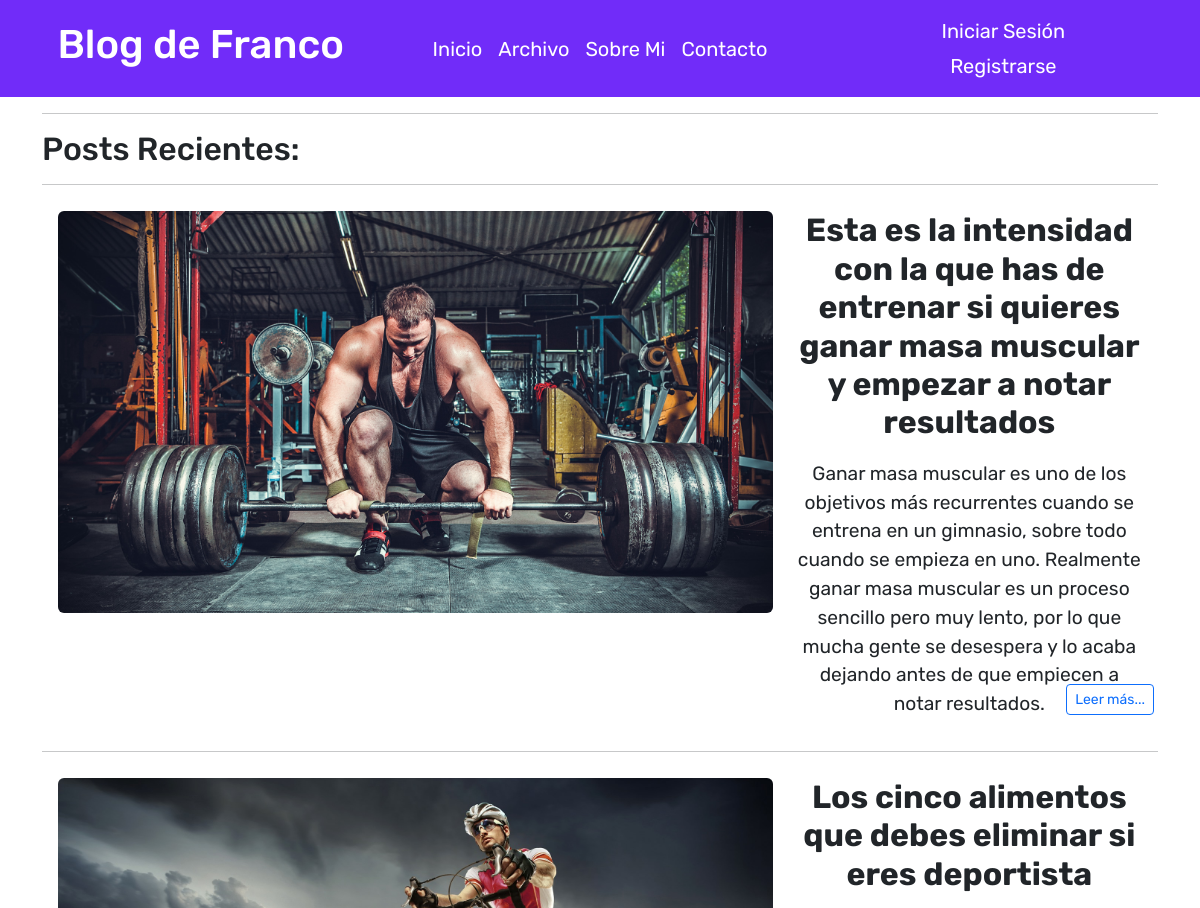
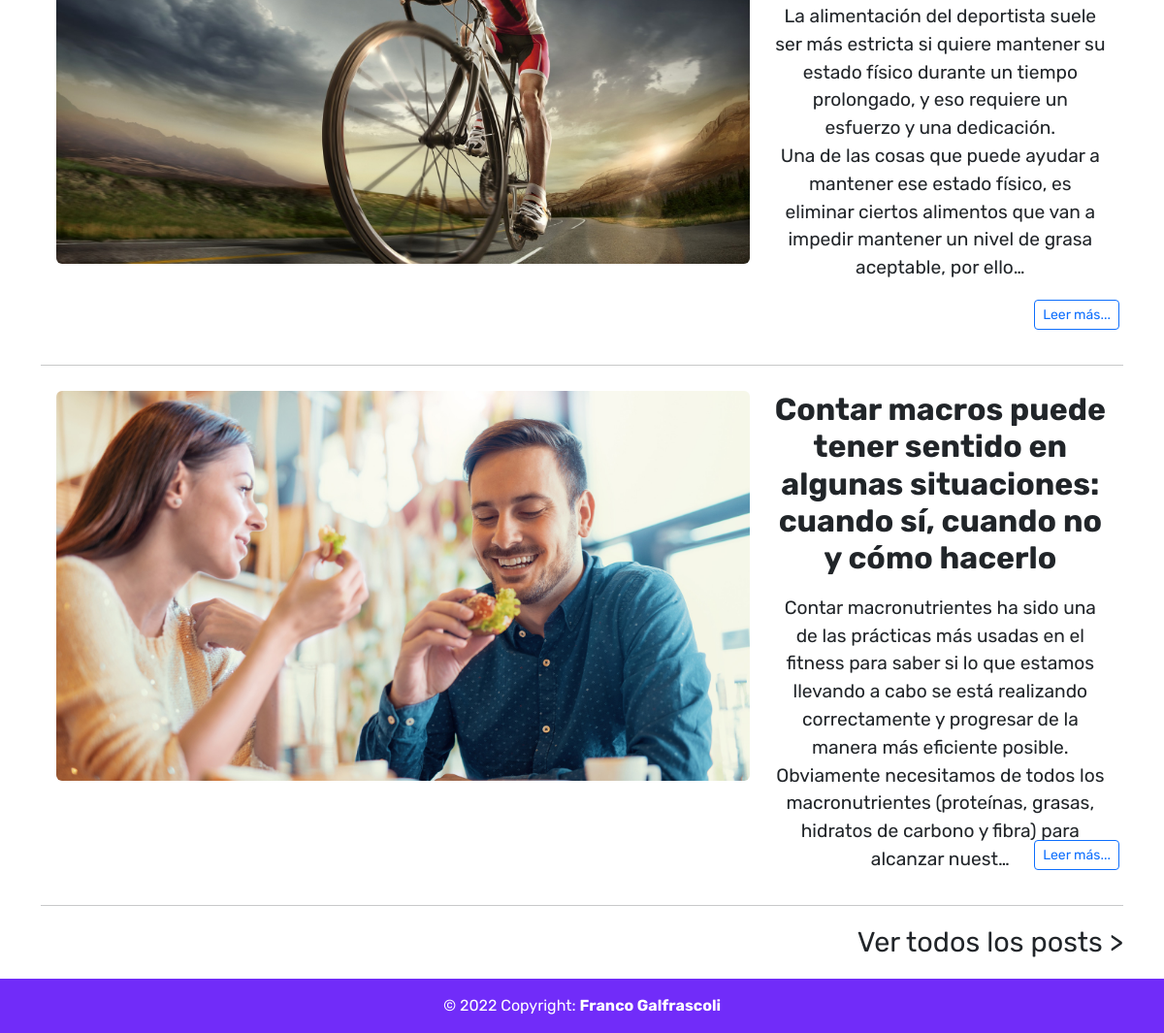
The page / on the database its author committed (2 pictures, top to bottom).
### blogdefranco/models.py (models this page shows, shortened)
class Post(models.Model):
    titulo = models.CharField(max_length= 500)
    epigrafe = models.TextField(max_length=700)
    autor = models.ForeignKey(User, on_delete=models.CASCADE)
    fecha = models.DateField(blank=False)
    imagen = models.ImageField(upload_to='post')
    cuerpo = RichTextField(blank=True, null=True)

### blogdefranco/views.py (the view)
# urls.py: path('', Lista.as_view(), name='Inicio' ),
class Lista(ListView):
    model = Post
    template_name = 'blogdefranco/inicio.html'
    ordering = ('-fecha', '-id')

### blogdefranco/templates/blogdefranco/inicio.html (shortened to what this page needs)
{% extends 'blogdefranco/base.html' %}
{% block body %}
<div class="container blogdefranco">
  <hr>
  <h2> Posts Recientes: </h2>
  <hr>
  {% for post in object_list%}
    <div class="row mx-1">
      <div class="col-8" style="height: 500px; padding-top: 10px">
        <img src=" {{ post.imagen.url }} " alt="post" class="rounded" id="imagen" style="max-width:100%; max-height:100%;">
      </div>
      <div class="col-4" style="padding-top: 10px; position:relative">
        <h5 style="font-size: 2em; text-align:center"><strong>{{post.titulo|safe}}</strong></h5>
        <p style="padding-top: 10px; font-size: 1.2em; text-align:center">{{post.epigrafe|truncatechars:330|safe}} </p>
        <div style="position:absolute; bottom:0; right:0; padding-bottom: 20px;">
          <a href="{% url 'Archivo' post.pk %}" class="btn btn-outline-primary float-end btn-sm">Leer más...</a>
        </div>
      </div>
    </div>
    <hr>
  {% endfor %}
</div>
<div class="container d-flex justify-content-end pb-3 blogdefranco">
  <a href="{% url 'All Posts'%}" style="font-size: 180%; text-decoration:none;" class="hov-ul text-dark disp-blk">Ver todos los posts ></a>
</div>
{% endblock %}

### blogdefranco/templates/blogdefranco/base.html (shortened to what this page needs)
{% load static %}
<!doctype html>
<html lang="es">
  <head>
    <link href="https://cdn.jsdelivr.net/npm/bootstrap@5.2.0-beta1/dist/css/bootstrap.min.css" rel="stylesheet">
  </head>
  <body style="height: 100vh; display: flex; flex-direction: column; font-family: 'Rubik', sans-serif; background-color: #fff;">
    <nav class="navbar navbar-expand-lg" style="color: #fff; background-color: #712cf9;">
      <div class="container-fluid d-flex align-items-center justify-content-between" style=" color: #fff">
        <div class="container d-flex align-items-center justify-content-center" style="padding-left: 0;">
          {% if user.is_authenticated %}
            <a href="{% url 'Inicio' %}" style="color: #fff; text-decoration:none"><h1><i>Bienvenido {{user.first_name}}!</i></h1></a>
          {% else %}
            <a href="{% url 'Inicio' %}" style="color: #fff; text-decoration:none"><h1>Blog de Franco</h1></a>
          {% endif %}
        </div>
        <div class="container d-flex align-items-center justify-content-center" style="color: #fff">
              <ul class="navbar-nav align-items-center" style="font-size: 20px; color: #fff; padding-left:0; padding-right:0">
                <li class="nav-item">
                  <a class="nav-link active" aria-current="page" href="{% url 'Inicio' %}" style="color: #fff;" >Inicio</a>
                </li>
                <li class="nav-item">
                  <a class="nav-link active" aria-current="page" href="{% url 'All Posts' %}" style="color: #fff;" >Archivo</a>
                </li>
                <li class="nav-item ">
                  <a class="nav-link active" aria-current="page" href="{% url 'Sobre Mi' %}" style="color: #fff;">Sobre Mi</a>
                </li>
                <li class="nav-item ">
                  <a class="nav-link active" aria-current="page" href="{% url 'Contacto' %}" style="color: #fff;">Contacto</a>
                </li>
              </ul>
        </div>
        <div class="container d-flex align-items-center text-center justify-content-center" style="color: #fff; padding-right:0">
              <ul class="navbar-nav" style="list-style: none;color: #fff; font-size: 20px;">
                <li class="nav-item" style="color: #fff;">
                  {% if user.is_authenticated %}
                    {% if request.user.is_staff %}
                      <a class="nav-link active" aria-current="page" href="{% url 'Crear Post' %}" style="color: #fff; padding-bottom:0px;  padding-right:0">Crear Post</a>
                      <a class="nav-link active" aria-current="page" href="{% url 'Perfil' user.id %}" style="color: #fff; padding-bottom:0px; padding-top:5px;  padding-right:0">Mi Perfil</a>
                      <a class="nav-link active" aria-current="page" href="{% url 'logout' %}" style="color: #fff; padding-top:5px;  padding-right:0">Cerrar Sesión</a>
                    {% else %}
                      <a class="nav-link active" aria-current="page" href="{% url 'Perfil' user.id %}" style="color: #fff; padding-bottom:0px;  padding-right:0">Mi Perfil</a>
                      <a class="nav-link active" aria-current="page" href="{% url 'logout' %}" style="color: #fff; padding-top:5px;  padding-right:0">Cerrar Sesión</a>
                    {% endif %}
                  {% else %}
                    <a class="nav-link" aria-current="page" href="{% url 'login' %}" style="color: #fff; padding-bottom:0px;  padding-right:0">Iniciar Sesión</a>
                    <a class="nav-link" aria-current="page" href="{% url 'Registrarse' %}" style="color: #fff; padding-top:5px;  padding-right:0">Registrarse</a>
                  {% endif %}
                </li>
              </ul>
        </div>
      </div>
    </nav>
    {% block body %}
    {% endblock %}
    <footer class="text-center text-white" style="margin-top: auto; background-color: #712cf9">
      <div class="text-center p-3">
        <a class="text-white" style="text-decoration: none;" href="{% url 'Sobre Mi' %}">© 2022 Copyright: <strong>Franco Galfrascoli</strong></a>
      </div>
    </footer>
  </body>
</html>

### blogdefranco/templates/blogdefranco/base.html (style rules this page uses)
html { overflow-y: scroll; }
.blogdefranco { animation-name: blogdefranco !important; animation-duration: 3s; }

### rows shown on the page
Post: imagen (picture), titulo "Esta es la intensidad con la que has de entrenar si quieres ganar masa muscular y empezar a notar resultados", epigrafe "Ganar masa muscular es uno de los objetivos más recurrentes cuando se entrena en un gimnasio, sobre todo cuando se empieza en uno. Realmente ganar masa muscular es un proceso sencillo pero muy lento, por lo que mucha gente se desespera y lo acaba dejando antes de que empiecen a notar resultados."
Post: imagen (picture), titulo "Los cinco alimentos que debes eliminar si eres deportista", epigrafe "La alimentación del deportista suele ser más estricta si quiere mantener su estado físico durante un tiempo prolongado, y eso requiere un esfuerzo y una dedicación. Una de las cosas que puede ayudar a mantener ese estado físico, es eliminar ciertos alimentos que van a impedir mantener un nivel de grasa aceptable, por ello…"
Post: imagen (picture), titulo "Contar macros puede tener sentido en algunas situaciones: cuando sí, cuando no y cómo hacerlo", epigrafe "Contar macronutrientes ha sido una de las prácticas más usadas en el fitness para saber si lo que estamos llevando a cabo se está realizando correctamente y progresar de la manera más eficiente posible. Obviamente necesitamos de todos los macronutrientes (proteínas, grasas, hidratos de carbono y fibra) para alcanzar nuest…"
